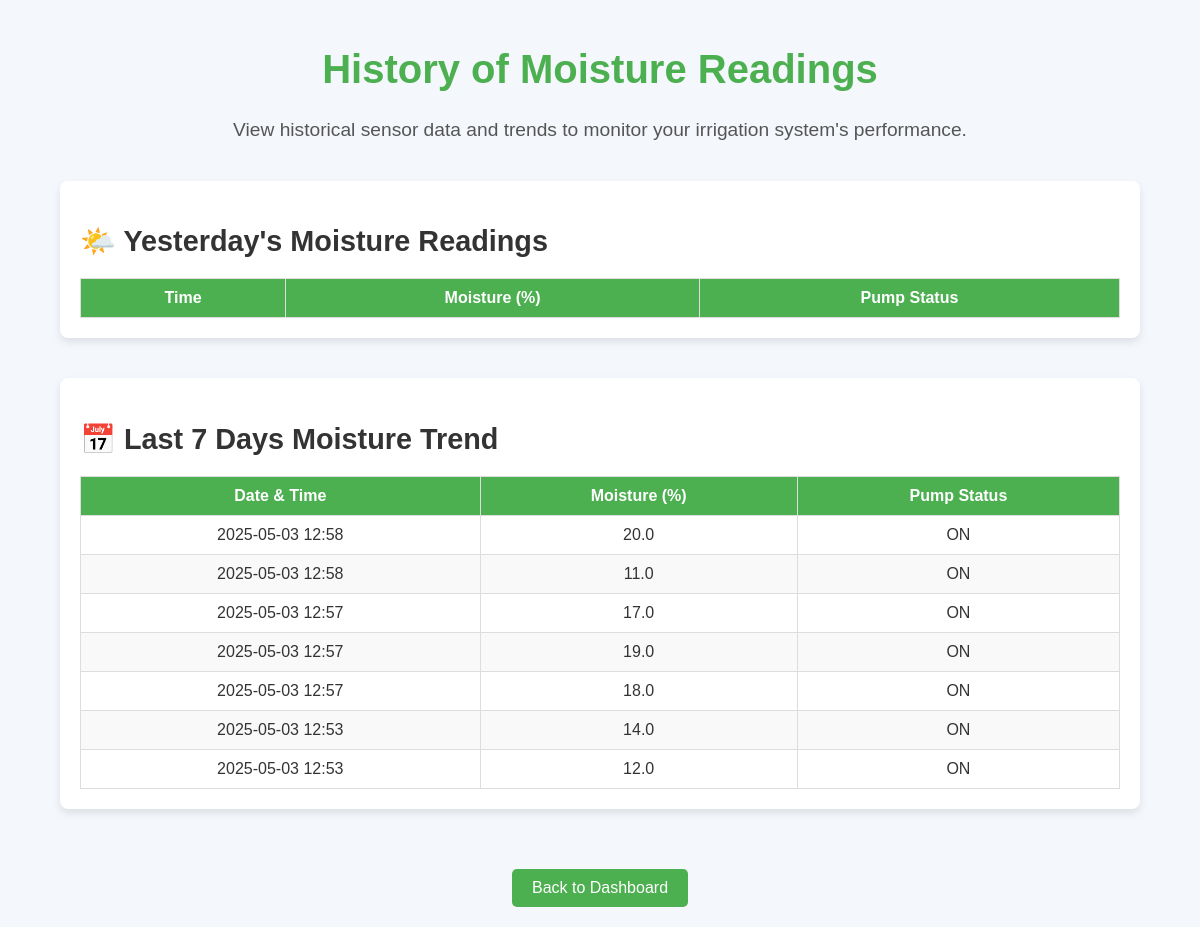
Screenshot of /history (signed in) with the database file from the repository.
### models.py (models this page shows)
class SensorData(Base):
    __tablename__ = "sensor_data"
    id = Column(Integer, primary_key=True, index=True)
    moisture = Column(Float)
    pump_status = Column(Boolean)
    timestamp = Column(DateTime, default=datetime.utcnow)
    user_id = Column(Integer, ForeignKey("users.id"))  # <-- This line is missing in your case
    user = relationship("User")

### main.py (the view)
@app.get("/history", response_class=HTMLResponse)
def history(
    request: Request,
    user: User = Depends(get_current_user),
    db: Session = Depends(get_db),
):
    now = datetime.now()
    yesterday_start = (now - timedelta(days=1)).replace(hour=0, minute=0, second=0, microsecond=0)
    yesterday_end = yesterday_start + timedelta(days=1)
    week_start = now - timedelta(days=7)
    yesterday_data = db.query(SensorData).filter(
        and_(
            SensorData.timestamp >= yesterday_start,
            SensorData.timestamp < yesterday_end
        )
    ).order_by(SensorData.timestamp.desc()).all()
    last_week_data = db.query(SensorData).filter(
        SensorData.timestamp >= week_start
    ).order_by(SensorData.timestamp.desc()).all()
    return templates.TemplateResponse("history.html", {
        "request": request,
        "yesterday_data": yesterday_data,
        "week_data": last_week_data
    })

### templates/history.html (shortened to what this page needs)
<html lang="en">
<head>
    <link rel="stylesheet" href="/static/css/history.css">
</head>
<body>
    <div class="container">
        <header>
            <h1>History of Moisture Readings</h1>
            <p>View historical sensor data and trends to monitor your irrigation system's performance.</p>
        </header>
        <div class="dashboard">
            <div class="card">
                <h2>🌤️ Yesterday's Moisture Readings</h2>
                <table class="data-table">
                    <thead>
                        <tr>
                            <th>Time</th>
                            <th>Moisture (%)</th>
                            <th>Pump Status</th>
                        </tr>
                    </thead>
                </table>
            </div>
            <div class="card">
                <h2>📅 Last 7 Days Moisture Trend</h2>
                <table class="data-table">
                    <thead>
                        <tr>
                            <th>Date & Time</th>
                            <th>Moisture (%)</th>
                            <th>Pump Status</th>
                        </tr>
                    </thead>
                    <tbody>
                        {% for entry in week_data %}
                        <tr>
                            <td>{{ entry.timestamp.strftime('%Y-%m-%d %H:%M') }}</td>
                            <td>{{ entry.moisture }}</td>
                            <td>{{ "ON" if entry.pump_status else "OFF" }}</td>
                        </tr>
                        {% endfor %}
                    </tbody>
                </table>
            </div>
        </div>
        <footer>
            <a href="/dashboard" class="btn-back">Back to Dashboard</a>
        </footer>
    </div>
</body>
</html>

### static/css/history.css (style rules this page uses)
body { font-family: 'Arial', sans-serif; background-color: #f4f7fc; color: #333; margin: 0; padding: 0; }
.container { width: 90%; max-width: 1200px; margin: 0 auto; padding: 20px; }
header { text-align: center; margin-bottom: 40px; }
h1 { font-size: 2.5em; color: #4CAF50; }
p { font-size: 1.2em; color: #555; }
.dashboard { display: flex; flex-direction: column; gap: 20px; }
.card { background-color: #fff; border-radius: 8px; box-shadow: 0 4px 8px rgba(0, 0, 0, 0.1); padding: 20px; margin-bottom: 20px; }
.card h2 { font-size: 1.8em; color: #333; margin-bottom: 10px; }
.data-table { width: 100%; border-collapse: collapse; margin-top: 20px; }
.data-table th, .data-table td { padding: 10px; text-align: center; border: 1px solid #ddd; }
.data-table th { background-color: #4CAF50; color: white; }
.data-table tr:nth-child(even) { background-color: #f9f9f9; }
footer { text-align: center; margin-top: 40px; }
footer .btn-back { display: inline-block; background-color: #4CAF50; color: white; padding: 10px 20px; border-radius: 5px; text-decoration: none; font-size: 1em; }

### rows the page displays
SensorData: timestamp "2025-05-03 12:58", moisture "20.0", pump_status "ON"
SensorData: timestamp "2025-05-03 12:58", moisture "11.0", pump_status "ON"
SensorData: timestamp "2025-05-03 12:57", moisture "17.0", pump_status "ON"
SensorData: timestamp "2025-05-03 12:57", moisture "19.0", pump_status "ON"
SensorData: timestamp "2025-05-03 12:57", moisture "18.0", pump_status "ON"
SensorData: timestamp "2025-05-03 12:53", moisture "14.0", pump_status "ON"
SensorData: timestamp "2025-05-03 12:53", moisture "12.0", pump_status "ON"
